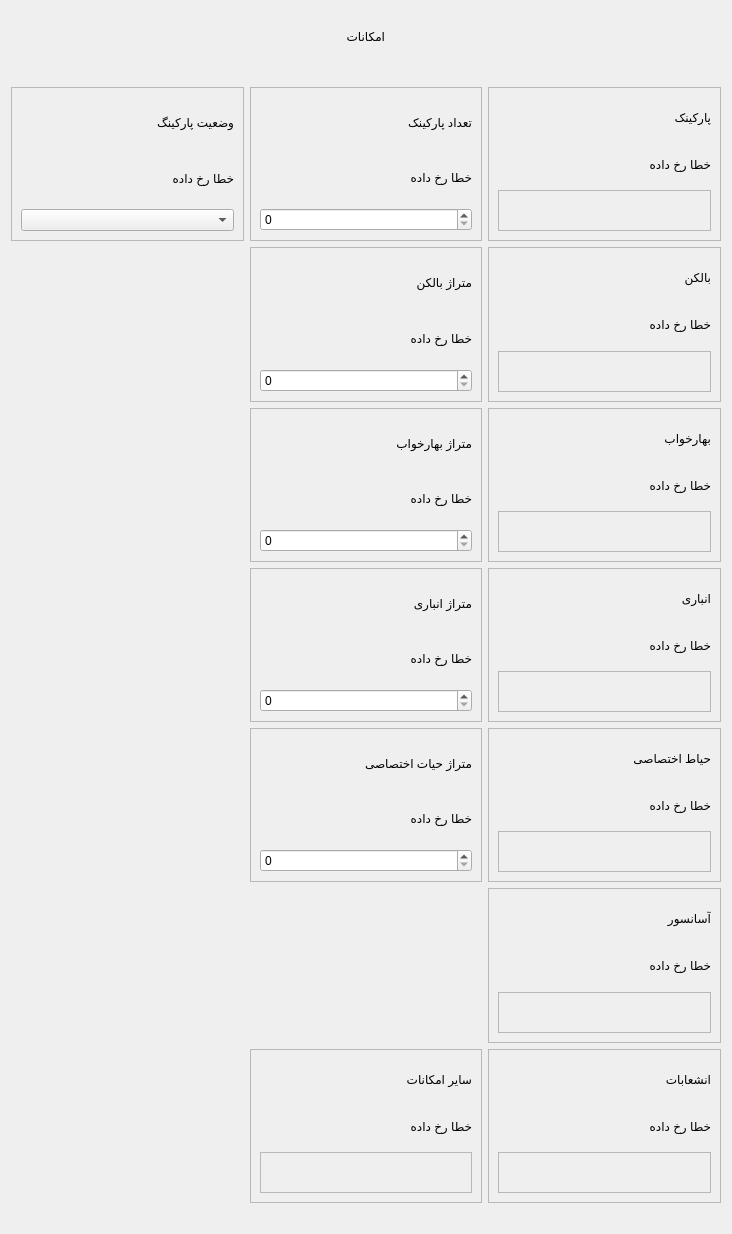
              <widget class="QWidget" name="scrollAreaWidgetContents_2">
               <property name="geometry">
                <rect>
                 <x>0</x>
                 <y>-790</y>
                 <width>732</width>
                 <height>1234</height>
                </rect>
               </property>
               <layout class="QVBoxLayout" name="verticalLayout_18">
                <item alignment="Qt::AlignHCenter">
                 <widget class="QLabel" name="label_35">
                  <property name="minimumSize">
                   <size>
                    <width>0</width>
                    <height>0</height>
                   </size>
                  </property>
                  <property name="maximumSize">
                   <size>
                    <width>16777215</width>
                    <height>50</height>
                   </size>
                  </property>
                  <property name="text">
                   <string>امکانات</string>
                  </property>
                 </widget>
                </item>
                <item>
                 <layout class="QGridLayout" name="gridLayout_5">
                  <property name="topMargin">
                   <number>20</number>
                  </property>
                  <property name="bottomMargin">
                   <number>20</number>
                  </property>
                  <item row="4" column="1">
                   <widget class="QFrame" name="privateYardMeterageFormFrame">
                    <property name="frameShape">
                     <enum>QFrame::StyledPanel</enum>
                    </property>
                    <property name="frameShadow">
                     <enum>QFrame::Raised</enum>
                    </property>
                    <layout class="QVBoxLayout" name="verticalLayout_95">
                     <item>
                      <widget class="QLabel" name="privateYardMeterageFormLbl">
                       <property name="text">
                        <string>متراژ حیات اختصاصی</string>
                       </property>
                       <property name="styleClass" stdset="0">
                        <string>form-label</string>
                       </property>
                      </widget>
                     </item>
                     <item>
                      <widget class="QLabel" name="privateYardMeterageFormError">
                       <property name="text">
                        <string>خطا رخ داده</string>
                       </property>
                       <property name="styleClass" stdset="0">
                        <string>form-field-error</string>
                       </property>
                      </widget>
                     </item>
                     <item>
                      <widget class="QSpinBox" name="privateYardMeterageFormInpt">
                       <property name="styleClass" stdset="0">
                        <string>form-field</string>
                       </property>
                      </widget>
                     </item>
                    </layout>
                   </widget>
                  </item>
                  <item row="2" column="1">
                   <widget class="QFrame" name="trassMeterageFormFrame">
                    <property name="frameShape">
                     <enum>QFrame::StyledPanel</enum>
                    </property>
                    <property name="frameShadow">
                     <enum>QFrame::Raised</enum>
                    </property>
                    <layout class="QVBoxLayout" name="verticalLayout_87">
                     <item>
                      <widget class="QLabel" name="trassMeterageFormLbl">
                       <property name="text">
                        <string>متراژ بهارخواب</string>
                       </property>
                       <property name="styleClass" stdset="0">
                        <string>form-label</string>
                       </property>
                      </widget>
                     </item>
                     <item>
                      <widget class="QLabel" name="trassMeterageFormError">
                       <property name="text">
                        <string>خطا رخ داده</string>
                       </property>
                       <property name="styleClass" stdset="0">
                        <string>form-field-error</string>
                       </property>
                      </widget>
                     </item>
                     <item>
                      <widget class="QSpinBox" name="trassMeterageFormInpt">
                       <property name="styleClass" stdset="0">
                        <string>form-field</string>
                       </property>
                      </widget>
                     </item>
                    </layout>
                   </widget>
                  </item>
                  <item row="0" column="0">
                   <widget class="QFrame" name="parkingStatusFormFrame">
                    <property name="frameShape">
                     <enum>QFrame::StyledPanel</enum>
                    </property>
                    <property name="frameShadow">
                     <enum>QFrame::Raised</enum>
                    </property>
                    <layout class="QVBoxLayout" name="verticalLayout_82">
                     <item>
                      <widget class="QLabel" name="parkingStatusFormLbl">
                       <property name="text">
                        <string>وضعیت پارکینگ</string>
                       </property>
                       <property name="styleClass" stdset="0">
                        <string>form-label</string>
                       </property>
                      </widget>
                     </item>
                     <item>
                      <widget class="QLabel" name="parkingStatusFormError">
                       <property name="text">
                        <string>خطا رخ داده</string>
                       </property>
                       <property name="styleClass" stdset="0">
                        <string>form-field-error</string>
                       </property>
                      </widget>
                     </item>
                     <item>
                      <widget class="QComboBox" name="parkingStatusFormInpt">
                       <property name="styleClass" stdset="0">
                        <string>form-field</string>
                       </property>
                      </widget>
                     </item>
                    </layout>
                   </widget>
                  </item>
                  <item row="4" column="2">
                   <widget class="QFrame" name="privateYardFormFrame">
                    <property name="frameShape">
                     <enum>QFrame::StyledPanel</enum>
                    </property>
                    <property name="frameShadow">
                     <enum>QFrame::Raised</enum>
                    </property>
                    <layout class="QVBoxLayout" name="verticalLayout_93">
                     <item>
                      <widget class="QLabel" name="privateYardFormLbl">
                       <property name="text">
                        <string>حیاط اختصاصی</string>
                       </property>
                       <property name="styleClass" stdset="0">
                        <string>form-label</string>
                       </property>
                      </widget>
                     </item>
                     <item>
                      <widget class="QLabel" name="privateYardFormError">
                       <property name="text">
                        <string>خطا رخ داده</string>
                       </property>
                       <property name="styleClass" stdset="0">
                        <string>form-field-error</string>
                       </property>
                      </widget>
                     </item>
                     <item>
                      <widget class="QFrame" name="privateYardFormOptionsFrame">
                       <property name="frameShape">
                        <enum>QFrame::StyledPanel</enum>
                       </property>
                       <property name="frameShadow">
                        <enum>QFrame::Raised</enum>
                       </property>
                       <layout class="QVBoxLayout" name="verticalLayout_94"/>
                      </widget>
                     </item>
                    </layout>
                   </widget>
                  </item>
                  <item row="5" column="2">
                   <widget class="QFrame" name="elevatorFormFrame">
                    <property name="frameShape">
                     <enum>QFrame::StyledPanel</enum>
                    </property>
                    <property name="frameShadow">
                     <enum>QFrame::Raised</enum>
                    </property>
                    <layout class="QVBoxLayout" name="verticalLayout_96">
                     <item>
                      <widget class="QLabel" name="elevatorFormLbl">
                       <property name="text">
                        <string>آسانسور</string>
                       </property>
                       <property name="styleClass" stdset="0">
                        <string>form-label</string>
                       </property>
                      </widget>
                     </item>
                     <item>
                      <widget class="QLabel" name="elevatorFormError">
                       <property name="text">
                        <string>خطا رخ داده</string>
                       </property>
                       <property name="styleClass" stdset="0">
                        <string>form-field-error</string>
                       </property>
                      </widget>
                     </item>
                     <item>
                      <widget class="QFrame" name="elevatorFormOptionsFrame">
                       <property name="frameShape">
                        <enum>QFrame::StyledPanel</enum>
                       </property>
                       <property name="frameShadow">
                        <enum>QFrame::Raised</enum>
                       </property>
                       <layout class="QVBoxLayout" name="verticalLayout_97"/>
                      </widget>
                     </item>
                    </layout>
                   </widget>
                  </item>
                  <item row="1" column="2">
                   <widget class="QFrame" name="balconyFormFrame">
                    <property name="frameShape">
                     <enum>QFrame::StyledPanel</enum>
                    </property>
                    <property name="frameShadow">
                     <enum>QFrame::Raised</enum>
                    </property>
                    <layout class="QVBoxLayout" name="verticalLayout_81">
                     <item>
                      <widget class="QLabel" name="balconyFormLbl">
                       <property name="text">
                        <string>بالکن</string>
                       </property>
                       <property name="styleClass" stdset="0">
                        <string>form-label</string>
                       </property>
                      </widget>
                     </item>
                     <item>
                      <widget class="QLabel" name="balconyFormError">
                       <property name="text">
                        <string>خطا رخ داده</string>
                       </property>
                       <property name="styleClass" stdset="0">
                        <string>form-field-error</string>
                       </property>
                      </widget>
                     </item>
                     <item>
                      <widget class="QFrame" name="balconyFormOptionsFrame">
                       <property name="frameShape">
                        <enum>QFrame::StyledPanel</enum>
                       </property>
                       <property name="frameShadow">
                        <enum>QFrame::Raised</enum>
                       </property>
                       <layout class="QVBoxLayout" name="verticalLayout_83"/>
                      </widget>
                     </item>
                    </layout>
                   </widget>
                  </item>
                  <item row="3" column="2">
                   <widget class="QFrame" name="warehouseFormFrame">
                    <property name="frameShape">
                     <enum>QFrame::StyledPanel</enum>
                    </property>
                    <property name="frameShadow">
                     <enum>QFrame::Raised</enum>
                    </property>
                    <layout class="QVBoxLayout" name="verticalLayout_88">
                     <item>
                      <widget class="QLabel" name="warehouseFormLbl">
                       <property name="text">
                        <string>انباری</string>
                       </property>
                       <property name="styleClass" stdset="0">
                        <string>form-label</string>
                       </property>
                      </widget>
                     </item>
                     <item>
                      <widget class="QLabel" name="warehouseFormError">
                       <property name="text">
                        <string>خطا رخ داده</string>
                       </property>
                       <property name="styleClass" stdset="0">
                        <string>form-field-error</string>
                       </property>
                      </widget>
                     </item>
                     <item>
                      <widget class="QFrame" name="warehouseFormOptionsFrame">
                       <property name="frameShape">
                        <enum>QFrame::StyledPanel</enum>
                       </property>
                       <property name="frameShadow">
                        <enum>QFrame::Raised</enum>
                       </property>
                       <layout class="QVBoxLayout" name="verticalLayout_89"/>
                      </widget>
                     </item>
                    </layout>
                   </widget>
                  </item>
                  <item row="0" column="1">
                   <widget class="QFrame" name="parkingCountFormFrame">
                    <property name="frameShape">
                     <enum>QFrame::StyledPanel</enum>
                    </property>
                    <property name="frameShadow">
                     <enum>QFrame::Raised</enum>
                    </property>
                    <layout class="QVBoxLayout" name="verticalLayout_80">
                     <item>
                      <widget class="QLabel" name="parkingCountFormLbl">
                       <property name="text">
                        <string>تعداد پارکینک</string>
                       </property>
                       <property name="styleClass" stdset="0">
                        <string>form-label</string>
                       </property>
                      </widget>
                     </item>
                     <item>
                      <widget class="QLabel" name="parkingCountFormError">
                       <property name="text">
                        <string>خطا رخ داده</string>
                       </property>
                       <property name="styleClass" stdset="0">
                        <string>form-field-error</string>
                       </property>
                      </widget>
                     </item>
                     <item>
                      <widget class="QSpinBox" name="parkingCountFormInpt">
                       <property name="styleClass" stdset="0">
                        <string>form-field</string>
                       </property>
                      </widget>
                     </item>
                    </layout>
                   </widget>
                  </item>
                  <item row="1" column="1">
                   <widget class="QFrame" name="balconyMeterageFormFrame">
                    <property name="frameShape">
                     <enum>QFrame::StyledPanel</enum>
                    </property>
                    <property name="frameShadow">
                     <enum>QFrame::Raised</enum>
                    </property>
                    <layout class="QVBoxLayout" name="verticalLayout_84">
                     <item>
                      <widget class="QLabel" name="balconyMeterageFormLbl">
                       <property name="text">
                        <string>متراژ بالکن</string>
                       </property>
                       <property name="styleClass" stdset="0">
                        <string>form-label</string>
                       </property>
                      </widget>
                     </item>
                     <item>
                      <widget class="QLabel" name="balconyMeterageFormError">
                       <property name="text">
                        <string>خطا رخ داده</string>
                       </property>
                       <property name="styleClass" stdset="0">
                        <string>form-field-error</string>
                       </property>
                      </widget>
                     </item>
                     <item>
                      <widget class="QSpinBox" name="balconyMeterageFormInpt">
                       <property name="styleClass" stdset="0">
                        <string>form-field</string>
                       </property>
                      </widget>
                     </item>
                    </layout>
                   </widget>
                  </item>
                  <item row="2" column="2">
                   <widget class="QFrame" name="trassFormFrame">
                    <property name="frameShape">
                     <enum>QFrame::StyledPanel</enum>
                    </property>
                    <property name="frameShadow">
                     <enum>QFrame::Raised</enum>
                    </property>
                    <layout class="QVBoxLayout" name="verticalLayout_85">
                     <item>
                      <widget class="QLabel" name="trassFormLbl">
                       <property name="text">
                        <string>بهارخواب</string>
                       </property>
                       <property name="styleClass" stdset="0">
                        <string>form-label</string>
                       </property>
                      </widget>
                     </item>
                     <item>
                      <widget class="QLabel" name="trassFormError">
                       <property name="text">
                        <string>خطا رخ داده</string>
                       </property>
                       <property name="styleClass" stdset="0">
                        <string>form-field-error</string>
                       </property>
                      </widget>
                     </item>
                     <item>
                      <widget class="QFrame" name="trassFormOptionsFrame">
                       <property name="frameShape">
                        <enum>QFrame::StyledPanel</enum>
                       </property>
                       <property name="frameShadow">
                        <enum>QFrame::Raised</enum>
                       </property>
                       <layout class="QVBoxLayout" name="verticalLayout_86"/>
                      </widget>
                     </item>
                    </layout>
                   </widget>
                  </item>
                  <item row="3" column="1">
                   <widget class="QFrame" name="warehouseMeterageFormFrame">
                    <property name="frameShape">
                     <enum>QFrame::StyledPanel</enum>
                    </property>
                    <property name="frameShadow">
                     <enum>QFrame::Raised</enum>
                    </property>
                    <layout class="QVBoxLayout" name="verticalLayout_90">
                     <item>
                      <widget class="QLabel" name="warehouseMeterageFormLbl">
                       <property name="text">
                        <string>متراژ انباری</string>
                       </property>
                       <property name="styleClass" stdset="0">
                        <string>form-label</string>
                       </property>
                      </widget>
                     </item>
                     <item>
                      <widget class="QLabel" name="warehouseMeterageFormError">
                       <property name="text">
                        <string>خطا رخ داده</string>
                       </property>
                       <property name="styleClass" stdset="0">
                        <string>form-field-error</string>
                       </property>
                      </widget>
                     </item>
                     <item>
                      <widget class="QSpinBox" name="warehouseMeterageFormInpt">
                       <property name="styleClass" stdset="0">
                        <string>form-field</string>
                       </property>
                      </widget>
                     </item>
                    </layout>
                   </widget>
                  </item>
                  <item row="0" column="2">
                   <widget class="QFrame" name="parkingFormFrame">
                    <property name="frameShape">
                     <enum>QFrame::StyledPanel</enum>
                    </property>
                    <property name="frameShadow">
                     <enum>QFrame::Raised</enum>
                    </property>
                    <layout class="QVBoxLayout" name="verticalLayout_78">
                     <item>
                      <widget class="QLabel" name="parkingFormLbl">
                       <property name="text">
                        <string>پارکینک</string>
                       </property>
                       <property name="styleClass" stdset="0">
                        <string>form-label</string>
                       </property>
                      </widget>
                     </item>
                     <item>
                      <widget class="QLabel" name="parkingFormError">
                       <property name="text">
                        <string>خطا رخ داده</string>
                       </property>
                       <property name="styleClass" stdset="0">
                        <string>form-field-error</string>
                       </property>
                      </widget>
                     </item>
                     <item>
                      <widget class="QFrame" name="parkingFormOptionsFrame">
                       <property name="frameShape">
                        <enum>QFrame::StyledPanel</enum>
                       </property>
                       <property name="frameShadow">
                        <enum>QFrame::Raised</enum>
                       </property>
                       <layout class="QVBoxLayout" name="verticalLayout_79"/>
                      </widget>
                     </item>
                    </layout>
                   </widget>
                  </item>
                  <item row="6" column="2">
                   <widget class="QFrame" name="branchFormFrame">
                    <property name="frameShape">
                     <enum>QFrame::StyledPanel</enum>
                    </property>
                    <property name="frameShadow">
                     <enum>QFrame::Raised</enum>
                    </property>
                    <layout class="QVBoxLayout" name="verticalLayout_98">
                     <item>
                      <widget class="QLabel" name="branchFormLbl">
                       <property name="text">
                        <string>انشعابات</string>
                       </property>
                       <property name="styleClass" stdset="0">
                        <string>form-label</string>
                       </property>
                      </widget>
                     </item>
                     <item>
                      <widget class="QLabel" name="branchFormError">
                       <property name="text">
                        <string>خطا رخ داده</string>
                       </property>
                       <property name="styleClass" stdset="0">
                        <string>form-field-error</string>
                       </property>
                      </widget>
                     </item>
                     <item>
                      <widget class="QFrame" name="branchFormOptionsFrame">
                       <property name="frameShape">
                        <enum>QFrame::StyledPanel</enum>
                       </property>
                       <property name="frameShadow">
                        <enum>QFrame::Raised</enum>
                       </property>
                       <layout class="QVBoxLayout" name="verticalLayout_99"/>
                      </widget>
                     </item>
                    </layout>
                   </widget>
                  </item>
                  <item row="6" column="1">
                   <widget class="QFrame" name="otherFeaturesFormFrame">
                    <property name="frameShape">
                     <enum>QFrame::StyledPanel</enum>
                    </property>
                    <property name="frameShadow">
                     <enum>QFrame::Raised</enum>
                    </property>
                    <layout class="QVBoxLayout" name="verticalLayout_100">
                     <item>
                      <widget class="QLabel" name="otherFeaturesFormLbl">
                       <property name="text">
                        <string>سایر امکانات</string>
                       </property>
                       <property name="styleClass" stdset="0">
                        <string>form-label</string>
                       </property>
                      </widget>
                     </item>
                     <item>
                      <widget class="QLabel" name="otherFeaturesFormError">
                       <property name="text">
                        <string>خطا رخ داده</string>
                       </property>
                       <property name="styleClass" stdset="0">
                        <string>form-field-error</string>
                       </property>
                      </widget>
                     </item>
                     <item>
                      <widget class="QFrame" name="otherFeaturesFormOptionsFrame">
                       <property name="frameShape">
                        <enum>QFrame::StyledPanel</enum>
                       </property>
                       <property name="frameShadow">
                        <enum>QFrame::Raised</enum>
                       </property>
                       <layout class="QVBoxLayout" name="verticalLayout_101"/>
                      </widget>
                     </item>
                    </layout>
                   </widget>
                  </item>
                 </layout>
                </item>
               </layout>
              </widget>
